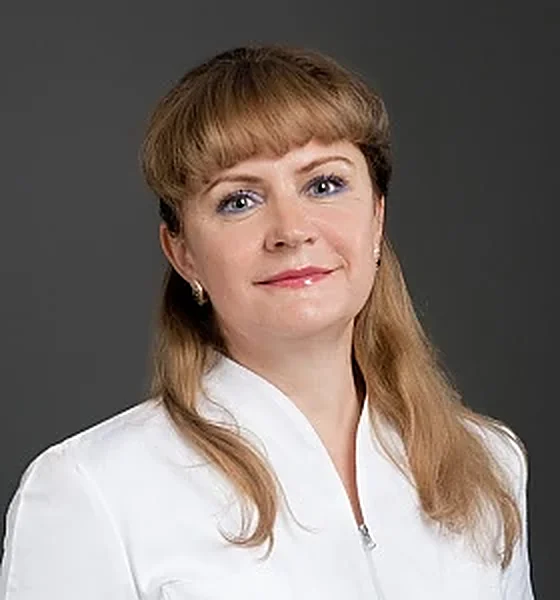
#> input picture assets/teachers/hq/bondareva.webp, 560 x 600 px
$ python -i enhance_portraits.py   (imports and definitions only)
#> lines starting #> are read from the running program, lines starting #| are printed output that depends on the picture
#> further down, picture is the input picture: shape (600, 560, 3); mean B, G, R 109.2, 115.3, 126.7
"""Улучшение портретов преподавателей (assets/teachers/hq → assets/teachers/hq2, ×2, 1120×1200) — без нейросетей, без «дорисовки» лиц.
Нейросетевые апскейлеры (Real-ESRGAN и т. п.) на реальных людях дают «пластиковую» кожу и искажают черты, поэтому здесь только классика:
  1. подавление блочных артефактов JPEG (fastNlMeans, слабо — чтобы не стереть фактуру кожи);
  2. удвоение размера Lanczos;
  3. нерезкая маска по яркости (мягкая, чтобы не рисовать ореолы) + лёгкий локальный контраст (CLAHE по L, 30 %);
  4. тонкое плёночное зерно: после двойного увеличения кожа без зерна выглядит гладкой, как пластик.
Результат: PNG для рендера (/tmp/ag_<id>.png) и WebP для сайта (assets/teachers/hq2/<id>.webp).
  python3 tools/showroom-assets/enhance_portraits.py"""
import os, json
import numpy as np, cv2

ROOT = os.path.join(os.path.dirname(os.path.abspath(__file__)), '..', '..')


def enhance(bgr, seed=0):
#> called with seed = 0
    d = cv2.fastNlMeansDenoisingColored(bgr, None, 1.4, 2.0, 5, 15)
    up = cv2.resize(d, (d.shape[1] * 2, d.shape[0] * 2), interpolation=cv2.INTER_LANCZOS4)
    lab = cv2.cvtColor(up, cv2.COLOR_BGR2LAB); L = lab[..., 0].astype(np.float32)
#> after `lab = cv2.cvtColor(up, cv2.COLOR_BGR2LAB)`: lab: shape (1200, 1120, 3); mean of channels 0, 1, 2 122.3, 131.7, 133.2
#> after `L = lab[..., 0].astype(np.float32)`:
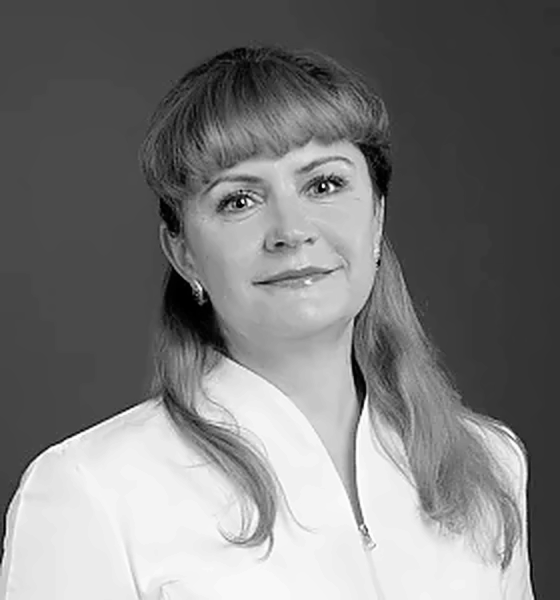
#> L: shape (1200, 1120) float32 (shown at 1/2 size); min 0, max 255, mean 122.3
    bl = cv2.GaussianBlur(L, (0, 0), 1.6); L = np.clip(L + 1.0 * (L - bl), 0, 255)                                   # нерезкая маска
    cl = cv2.createCLAHE(clipLimit=1.6, tileGridSize=(6, 6)).apply(L.astype(np.uint8)).astype(np.float32); L = L * .70 + cl * .30
#> after `cl = cv2.createCLAHE(clipLimit=1.6, tileGridSize=(6, 6)).apply(L.astyp`:
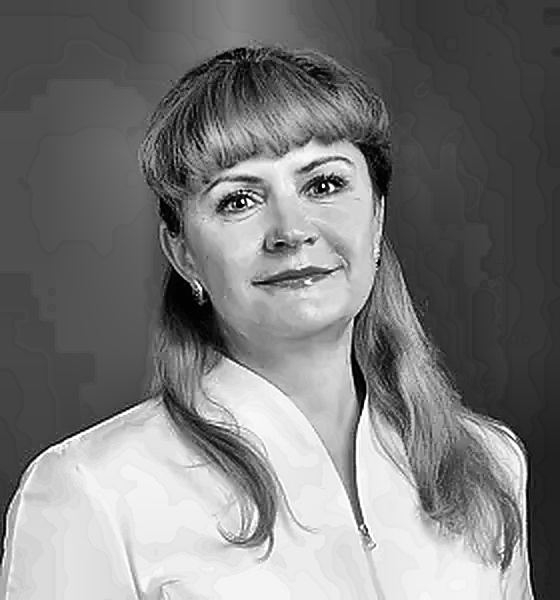
#> cl: shape (1200, 1120) float32 (shown at 1/2 size); min 1, max 255, mean 122.6
    rng = np.random.default_rng(100 + seed); L = np.clip(L + rng.normal(0, 2.3, L.shape).astype(np.float32) * (1 - np.abs(L - 128) / 160), 0, 255)   # зерно слабее в тенях и бликах
    lab[..., 0] = L.astype(np.uint8)
#> lab: shape (1200, 1120, 3); mean of channels 0, 1, 2 121.9, 131.7, 133.2
    return cv2.cvtColor(lab, cv2.COLOR_LAB2BGR)


def main():
    ids = [t['id'] for t in json.load(open(os.path.join(ROOT, 'data', 'redesign.json'), encoding='utf-8'))['teachers']['items']]
    od = os.path.join(ROOT, 'assets', 'teachers', 'hq2'); os.makedirs(od, exist_ok=True)
    for i, tid in enumerate(ids):
        src = os.path.join(ROOT, 'assets', 'teachers', 'hq', tid + '.webp'); im = cv2.imread(src, cv2.IMREAD_COLOR)
        if im is None:
            from PIL import Image
            im = cv2.cvtColor(np.asarray(Image.open(src).convert('RGB')), cv2.COLOR_RGB2BGR)
        out = enhance(im, i); cv2.imwrite('/tmp/ag_%s.png' % tid, out); cv2.imwrite(os.path.join(od, tid + '.webp'), out, [cv2.IMWRITE_WEBP_QUALITY, 88])
        print(tid, im.shape[1::-1], '->', out.shape[1::-1], os.path.getsize(os.path.join(od, tid + '.webp')) // 1024, 'КБ')


# [2 lines not run here, left out]

>>> import cv2
>>> picture = cv2.imread('../../assets/teachers/hq/bondareva.webp')
>>> result = enhance(picture)

$ run again, on assets/teachers/hq/kondrateva.webp
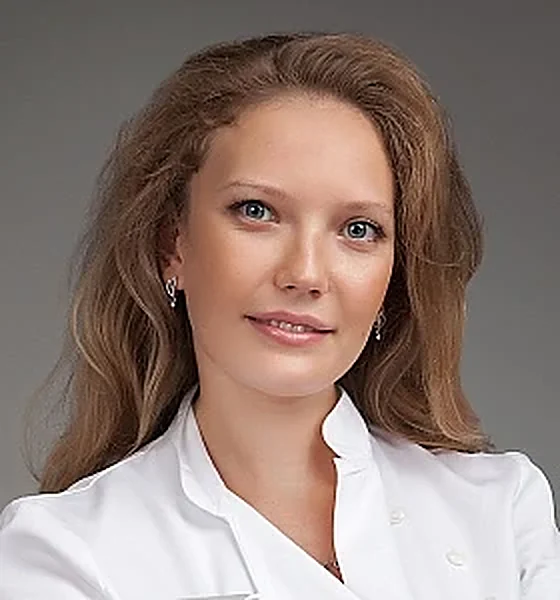
#> input picture assets/teachers/hq/kondrateva.webp, 560 x 600 px
#> picture is the input picture: shape (600, 560, 3); mean B, G, R 117.7, 125.4, 143.7
#> in enhance, `L = lab[..., 0].astype(np.float32)`:
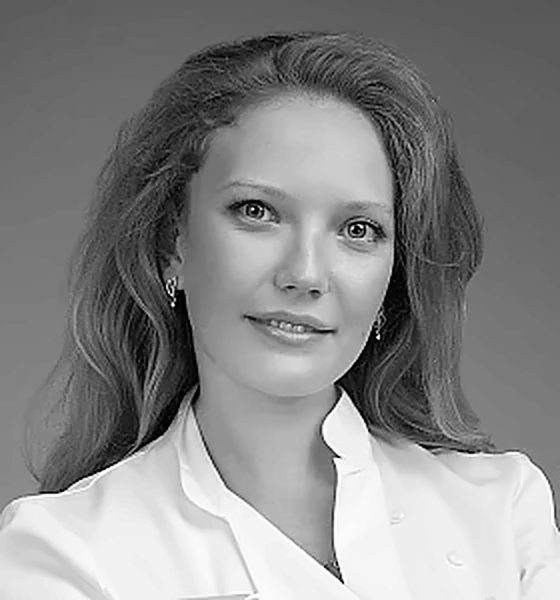
#> L: shape (1200, 1120) float32 (shown at 1/2 size); min 0, max 255, mean 135.4
#> in enhance, `cl = cv2.createCLAHE(clipLimit=1.6, tileGridSize=(6, 6)).apply(L.astyp`:
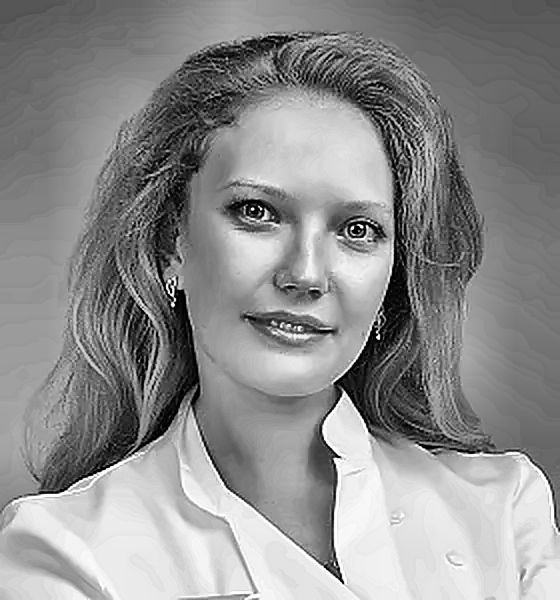
#> cl: shape (1200, 1120) float32 (shown at 1/2 size); min 1, max 255, mean 141.5

$ run again, on assets/teachers/hq/korepanov.webp
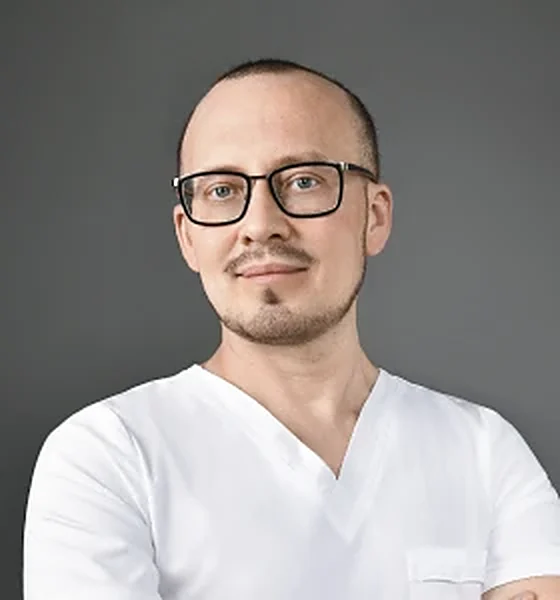
#> input picture assets/teachers/hq/korepanov.webp, 560 x 600 px
#> picture is the input picture: shape (600, 560, 3); mean B, G, R 142.3, 145.2, 150.4
#> in enhance, `L = lab[..., 0].astype(np.float32)`:
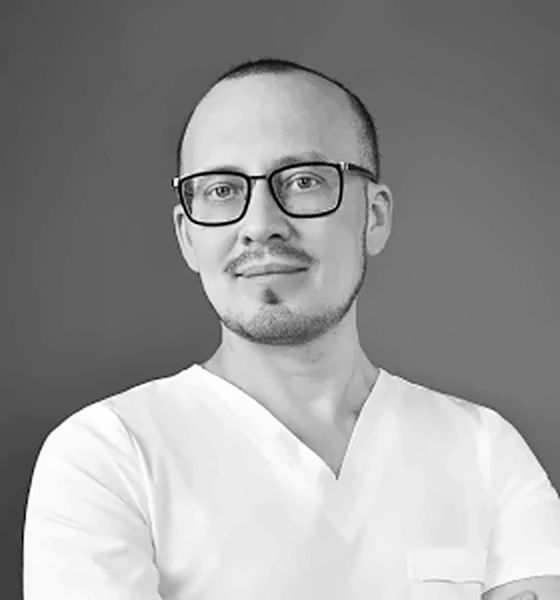
#> L: shape (1200, 1120) float32 (shown at 1/2 size); min 0, max 255, mean 152.1
#> in enhance, `cl = cv2.createCLAHE(clipLimit=1.6, tileGridSize=(6, 6)).apply(L.astyp`:
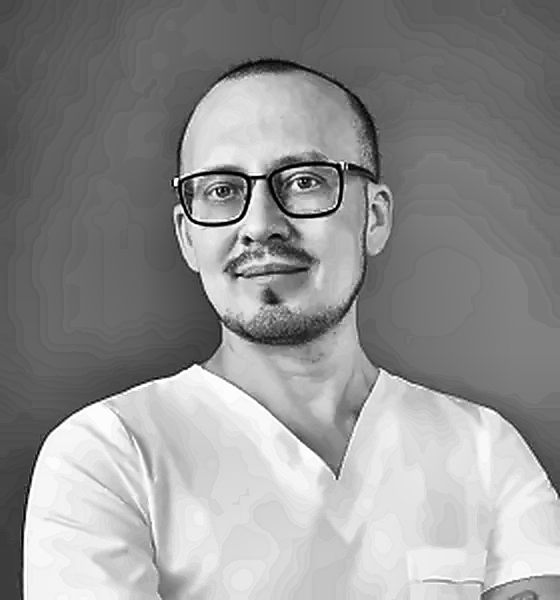
#> cl: shape (1200, 1120) float32 (shown at 1/2 size); min 1, max 255, mean 146

$ run again, on assets/teachers/hq/muravitskaya.webp
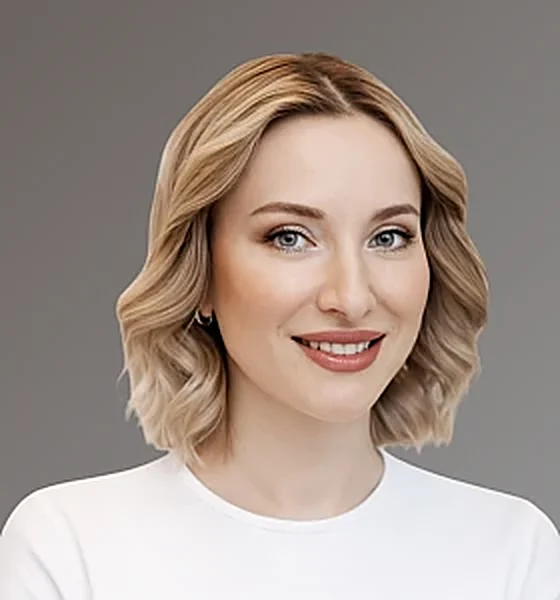
#> input picture assets/teachers/hq/muravitskaya.webp, 560 x 600 px
#> picture is the input picture: shape (600, 560, 3); mean B, G, R 139.1, 147.8, 162.4
#> in enhance, `L = lab[..., 0].astype(np.float32)`:
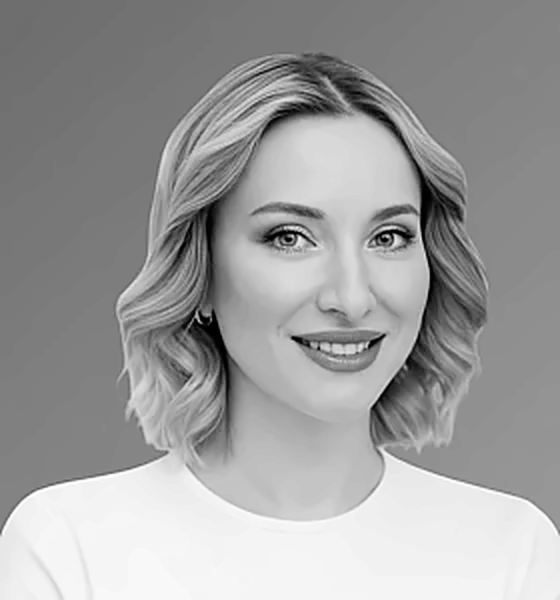
#> L: shape (1200, 1120) float32 (shown at 1/2 size); min 0, max 255, mean 157.3
#> in enhance, `cl = cv2.createCLAHE(clipLimit=1.6, tileGridSize=(6, 6)).apply(L.astyp`:
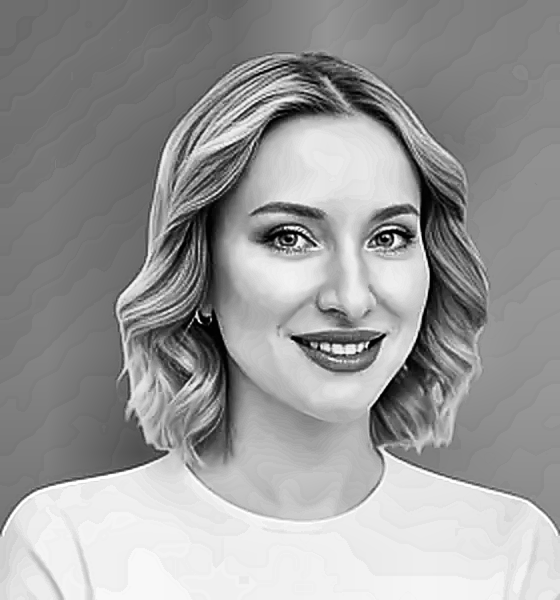
#> cl: shape (1200, 1120) float32 (shown at 1/2 size); min 1, max 255, mean 153.9
